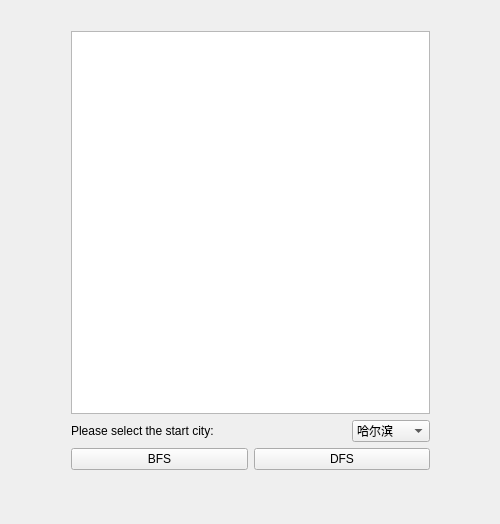
<?xml version="1.0" encoding="UTF-8"?>
<ui version="4.0">
 <class>MainWindow</class>
 <widget class="QMainWindow" name="MainWindow">
  <property name="geometry">
   <rect>
    <x>0</x>
    <y>0</y>
    <width>500</width>
    <height>524</height>
   </rect>
  </property>
  <property name="windowTitle">
   <string>MainWindow</string>
  </property>
  <widget class="QWidget" name="centralWidget">
   <widget class="QWidget" name="">
    <property name="geometry">
     <rect>
      <x>60</x>
      <y>20</y>
      <width>381</width>
      <height>461</height>
     </rect>
    </property>
    <layout class="QVBoxLayout" name="verticalLayout">
     <item>
      <widget class="QTextBrowser" name="textBrowser"/>
     </item>
     <item>
      <layout class="QHBoxLayout" name="horizontalLayout_2">
       <item>
        <widget class="QLabel" name="label">
         <property name="text">
          <string>Please select the start city:</string>
         </property>
        </widget>
       </item>
       <item>
        <spacer name="horizontalSpacer_2">
         <property name="orientation">
          <enum>Qt::Horizontal</enum>
         </property>
         <property name="sizeHint" stdset="0">
          <size>
           <width>40</width>
           <height>20</height>
          </size>
         </property>
        </spacer>
       </item>
       <item>
        <widget class="QComboBox" name="comboBox">
         <item>
          <property name="text">
           <string>哈尔滨</string>
          </property>
         </item>
         <item>
          <property name="text">
           <string>长春</string>
          </property>
         </item>
         <item>
          <property name="text">
           <string>沈阳</string>
          </property>
         </item>
         <item>
          <property name="text">
           <string>大连</string>
          </property>
         </item>
         <item>
          <property name="text">
           <string>天津</string>
          </property>
         </item>
         <item>
          <property name="text">
           <string>北京</string>
          </property>
         </item>
         <item>
          <property name="text">
           <string>呼和浩特</string>
          </property>
         </item>
         <item>
          <property name="text">
           <string>兰州</string>
          </property>
         </item>
         <item>
          <property name="text">
           <string>乌鲁木齐</string>
          </property>
         </item>
         <item>
          <property name="text">
           <string>西宁</string>
          </property>
         </item>
         <item>
          <property name="text">
           <string>西安</string>
          </property>
         </item>
         <item>
          <property name="text">
           <string>郑州</string>
          </property>
         </item>
         <item>
          <property name="text">
           <string>徐州</string>
          </property>
         </item>
         <item>
          <property name="text">
           <string>上海</string>
          </property>
         </item>
         <item>
          <property name="text">
           <string>武汉</string>
          </property>
         </item>
         <item>
          <property name="text">
           <string>成都</string>
          </property>
         </item>
         <item>
          <property name="text">
           <string>昆明</string>
          </property>
         </item>
         <item>
          <property name="text">
           <string>贵阳</string>
          </property>
         </item>
         <item>
          <property name="text">
           <string>株洲</string>
          </property>
         </item>
         <item>
          <property name="text">
           <string>南昌</string>
          </property>
         </item>
         <item>
          <property name="text">
           <string>福州</string>
          </property>
         </item>
         <item>
          <property name="text">
           <string>深圳</string>
          </property>
         </item>
         <item>
          <property name="text">
           <string>广州</string>
          </property>
         </item>
         <item>
          <property name="text">
           <string>柳州</string>
          </property>
         </item>
         <item>
          <property name="text">
           <string>南宁</string>
          </property>
         </item>
        </widget>
       </item>
      </layout>
     </item>
     <item>
      <layout class="QHBoxLayout" name="horizontalLayout">
       <item>
        <widget class="QPushButton" name="BFS">
         <property name="text">
          <string>BFS</string>
         </property>
        </widget>
       </item>
       <item>
        <widget class="QPushButton" name="DFS">
         <property name="text">
          <string>DFS</string>
         </property>
        </widget>
       </item>
      </layout>
     </item>
    </layout>
   </widget>
  </widget>
 </widget>
 <layoutdefault spacing="6" margin="11"/>
 <resources/>
 <connections/>
</ui>
